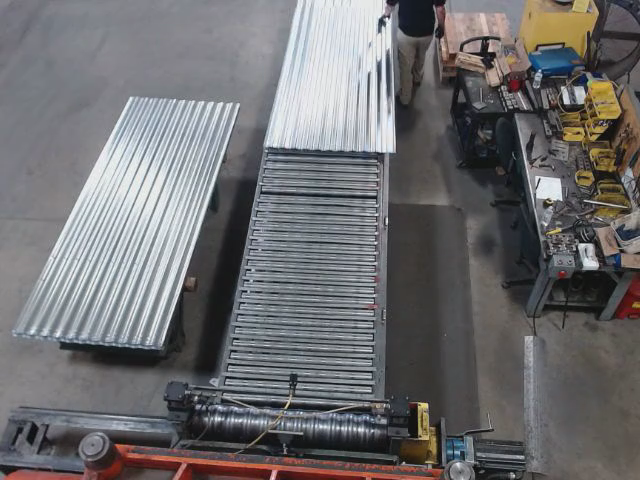
#> input picture data/images/frame_0001.png, 640 x 480 px; its folder holds 4 pictures in this run
$ python deskew.py
#> lines starting #> are read from the running program, lines starting #| are printed output that depends on the picture
import cv2, glob, os

# 1) Positive angle to rotate clockwise.
ANGLE_DEG = 4.0

# 2) Paths (adjust if needed)
SRC_FOLDER = 'data/images'         # your extracted frames
DST_FOLDER = 'data/images_deskew'  # your deskewed output

os.makedirs(DST_FOLDER, exist_ok=True)

# 3) Gather files
patterns = [f'{SRC_FOLDER}/*.jpg', f'{SRC_FOLDER}/*.png']
files = []
for p in patterns:
    files.extend(glob.glob(p))
#> pass 2 of the loop `for p in patterns:`:
print(f'Found {len(files)} frames to deskew.')

# 4) Apply rotation
for src in files:
    img = cv2.imread(src)
#> img is the input picture: shape (480, 640, 3); mean B, G, R 111.7, 110.1, 110.9
    if img is None:
        continue
    h, w = img.shape[:2]
#> h = 480; w = 640
    # Use +ANGLE_DEG to rotate frames clockwise
    M = cv2.getRotationMatrix2D((w/2, h/2), +ANGLE_DEG, 1.0)
    deskewed = cv2.warpAffine(img, M, (w, h),
                              flags=cv2.INTER_LINEAR,
                              borderMode=cv2.BORDER_REPLICATE)
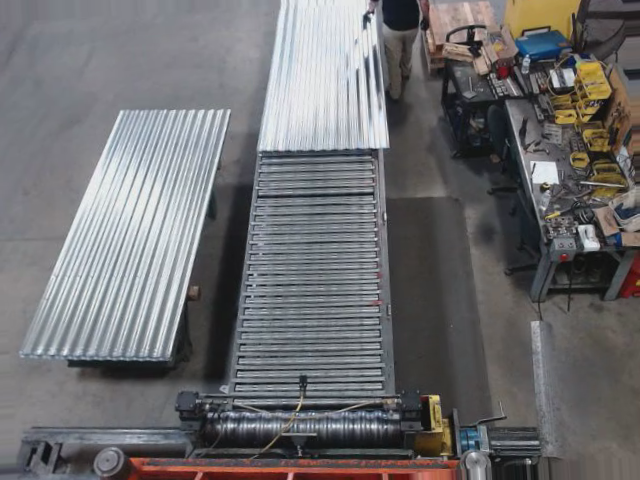
#> deskewed: shape (480, 640, 3); mean B, G, R 112.2, 110.4, 110.9
    dst = os.path.join(DST_FOLDER, os.path.basename(src))
    cv2.imwrite(dst, deskewed)
#> pass 2 of the loop `for src in files:`:
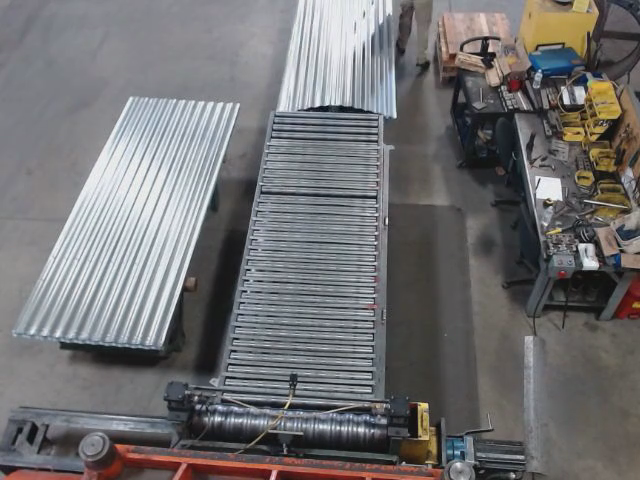
#> input picture data/images/frame_0002.png, 640 x 480 px
#> img is the input picture: shape (480, 640, 3); mean B, G, R 114.3, 113.2, 114.3
#> `deskewed = cv2.warpAffine(img, M, (w, h), flags=cv2.INTER_LINEAR, bord..`:
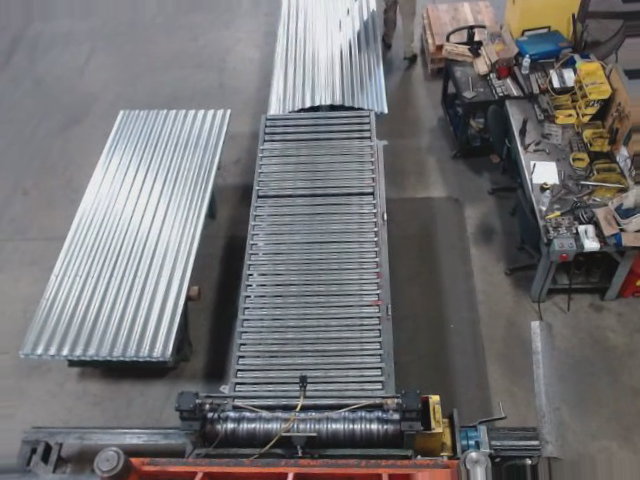
#> deskewed: shape (480, 640, 3); mean B, G, R 114.7, 113.4, 114.2
#> pass 3 of the loop `for src in files:`:
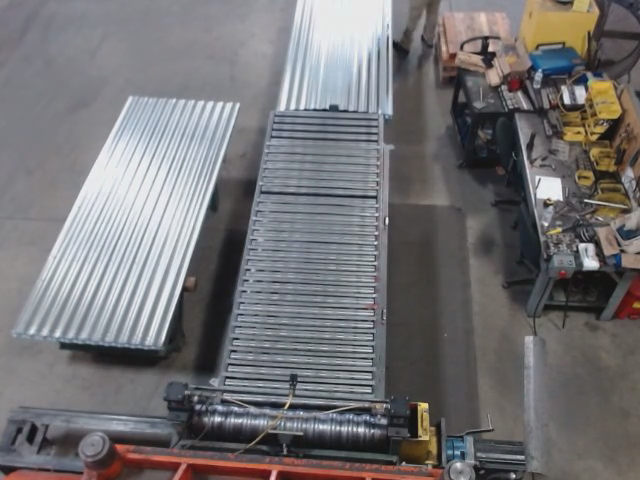
#> input picture data/images/frame_0003.png, 640 x 480 px
#> img is the input picture: shape (480, 640, 3); mean B, G, R 116.1, 114.4, 115.8
#> `deskewed = cv2.warpAffine(img, M, (w, h), flags=cv2.INTER_LINEAR, bord..`:
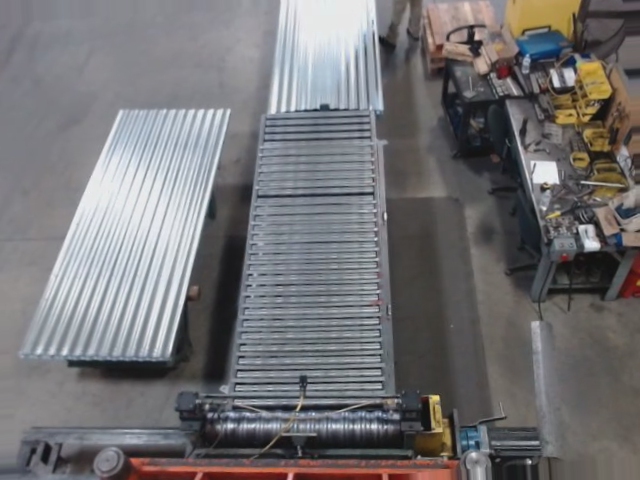
#> deskewed: shape (480, 640, 3); mean B, G, R 116.5, 114.7, 115.8
#> the loop made 4 passes; the first 3 are shown

print(f'Deskew complete → {DST_FOLDER} (rotated +{ANGLE_DEG}° clockwise)')
